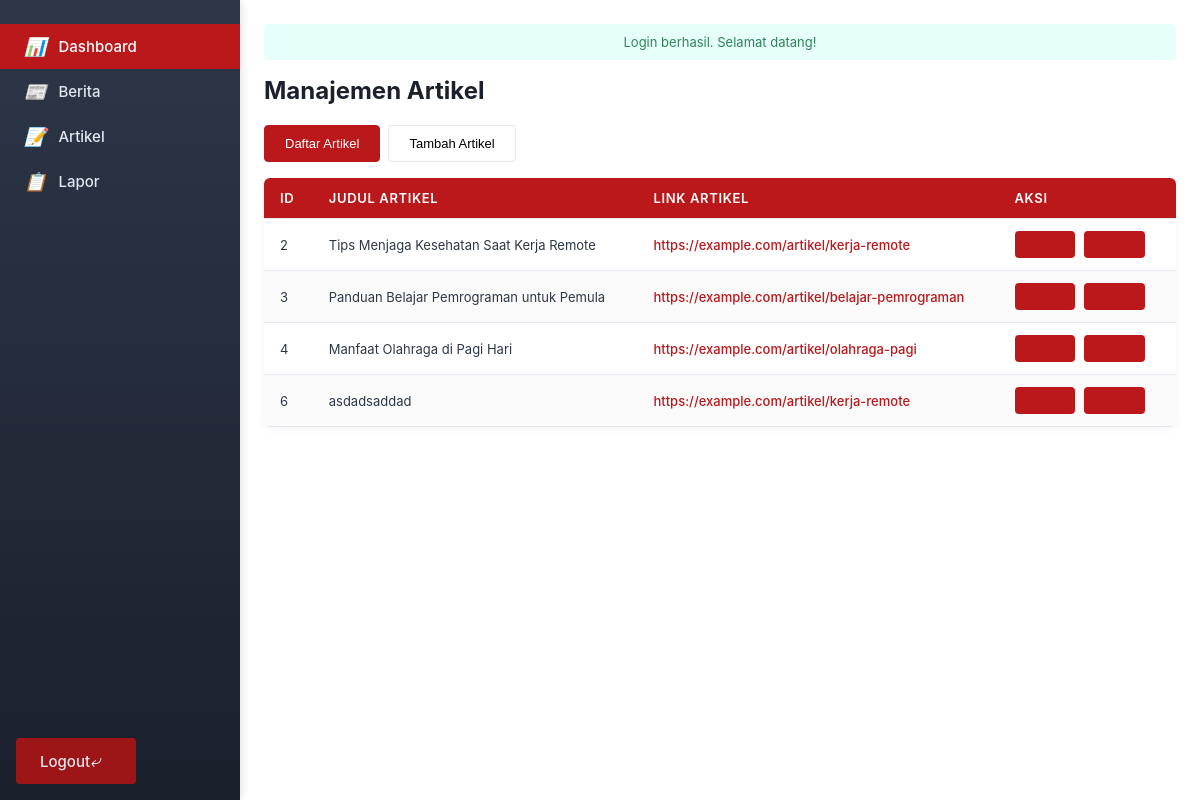
/projekfixhoax/index.php?action=admin/artikel (signed in), run on the app's committed database.
### tables this page shows
CREATE TABLE `artikel` (
  `id` int(11) NOT NULL,
  `judul_artikel` varchar(255) NOT NULL,
  `link_artikel` varchar(500) NOT NULL
);

### projekfixhoax/controllers/AdminArticleController.php (called while the page is built, shortened)
<?php
require_once 'models/Article.php';
class AdminArticleController
{
    private $articleModel;
    public function __construct()
    {
        $this->articleModel = new Article();
    }
    public function index()
    {
        $article_data = $this->articleModel->getAllArticles();
        $article_data = $article_data ?: [];
        require_once 'views/admin/admin_artikel.php';
    }
}

### projekfixhoax/models/Article.php (called while the page is built, shortened)
<?php
require_once 'config/database.php';
?>
<?php
class Article
{
    private $db;
    public function __construct()
    {
        $database = new Database();
        $this->db = $database->getConnection();
    }
    public function getAllArticles()
    {
        $stmt = $this->db->prepare("SELECT id, judul_artikel, link_artikel FROM artikel");
        $stmt->execute();
        return $stmt->get_result()->fetch_all(MYSQLI_ASSOC);
        $stmt = $this->db->prepare("SELECT id, judul_artikel, link_artikel FROM artikel");
        $result = $stmt->get_result();
        $data = $result->fetch_all(MYSQLI_ASSOC);
        return $data;
    }
}

### projekfixhoax/config/database.php (called while the page is built, shortened)
<?php
class Database {
    private $host = "localhost";
    private $user = "root";
    private $pass = "";
    private $dbname = "fixhoax";
    public function getConnection() {
        $this->conn = null;
        try {
            $this->conn = mysqli_connect($this->host, $this->user, $this->pass, $this->dbname);
        } catch (Exception $e) {
            echo $e->getMessage();
            exit();
        }
        return $this->conn;
    }
}
?>

### projekfixhoax/views/admin/admin_artikel.php (the view, shortened to what this page needs)
<?php
$article_data = isset($article_data) ? $article_data : [];
$edit_id = isset($_GET['edit']) ? (int)$_GET['edit'] : null;
?>
<!DOCTYPE html>
<html lang="en">
<head>
    <link rel="stylesheet" href="../../../projekfixhoax/public/css/admin_base.css">
    <link rel="stylesheet" href="../../../projekfixhoax/public/css/admin_artikel.css">
</head>
<body>
    <div class="main-content">
        <?php if (isset($_SESSION['success'])): ?>
            <div class="alert success"><?php echo htmlspecialchars($_SESSION['success'], ENT_QUOTES, 'UTF-8');
                                        unset($_SESSION['success']); ?></div>
        <?php endif; ?>
        <div class="header">
            <h2>Manajemen Artikel</h2>
        </div>
        <div class="tabs">
            <button class="tab-button" data-tab="articles">Daftar Artikel</button>
            <button class="tab-button" data-tab="add">Tambah Artikel</button>
        </div>
        <div class="articles-section" style="display: <?php echo isset($_GET['tab']) && $_GET['tab'] === 'add' ? 'none' : 'block'; ?>;">
            <table class="article-table dashboard-table">
                <thead>
                    <tr>
                        <th>ID</th>
                        <th>Judul Artikel</th>
                        <th>Link Artikel</th>
                        <th>Aksi</th>
                    </tr>
                </thead>
                <tbody>
                    <?php if (!empty($article_data) && is_array($article_data)): ?>
                        <?php foreach ($article_data as $article): ?>
                            <tr class="clickable" data-id="<?php echo htmlspecialchars($article['id'], ENT_QUOTES, 'UTF-8'); ?>">
                                <td><?php echo htmlspecialchars($article['id'], ENT_QUOTES, 'UTF-8'); ?></td>
                                <?php if ($edit_id == $article['id']): ?>
                                    <td colspan="2">
                                        <form method="post" class="edit-form">
                                            <input type="hidden" name="id" value="<?php echo htmlspecialchars($article['id'], ENT_QUOTES, 'UTF-8'); ?>">
                                            <input type="text" name="judul_artikel" value="<?php echo htmlspecialchars($article['judul_artikel'], ENT_QUOTES, 'UTF-8'); ?>" required>
                                            <input type="text" name="link_artikel" value="<?php echo htmlspecialchars($article['link_artikel'], ENT_QUOTES, 'UTF-8'); ?>" required>
                                            <div class="edit-actions">
                                                <button type="submit" name="update" class="action-btn">Simpan</button>
                                                <a href="?action=admin/artikel" class="action-btn">Batal</a>
                                            </div>
                                        </form>
                                    </td>
                                <?php else: ?>
                                    <td><?php echo htmlspecialchars($article['judul_artikel'], ENT_QUOTES, 'UTF-8'); ?></td>
                                    <td><a href="<?php echo htmlspecialchars($article['link_artikel'], ENT_QUOTES, 'UTF-8'); ?>" target="_blank" rel="noopener noreferrer"><?php echo htmlspecialchars($article['link_artikel'], ENT_QUOTES, 'UTF-8'); ?></a></td>
                                <?php endif; ?>
                                <td class="action-column">
                                    <?php if ($edit_id == $article['id']): ?>
                                    <?php else: ?>
                                        <a href="?action=admin/artikel&edit=<?php echo htmlspecialchars($article['id'], ENT_QUOTES, 'UTF-8'); ?>" class="action-btn">Edit</a>
                                        <?php if (isset($_GET['confirm_delete']) && (int)$_GET['confirm_delete'] == $article['id']): ?>
                                            <div class="confirmation">
                                                <p>Yakin ingin menghapus artikel ini?</p>
                                                <div style="display: flex; gap: 12px;">
                                                    <a href="?action=admin/artikel&delete=<?php echo htmlspecialchars($article['id'], ENT_QUOTES, 'UTF-8'); ?>" class="action-btn">Ya</a>
                                                    <a href="?action=admin/artikel" class="action-btn">Tidak</a>
                                                </div>
                                            </div>
                                        <?php else: ?>
                                            <a href="?action=admin/artikel&confirm_delete=<?php echo htmlspecialchars($article['id'], ENT_QUOTES, 'UTF-8'); ?>" class="action-btn">Hapus</a>
                                        <?php endif; ?>
                                    <?php endif; ?>
                                </td>
                            </tr>
                        <?php endforeach; ?>
                    <?php else: ?>
                        <tr>
                            <td colspan="4" class="no-data">Tidak ada artikel tersedia.</td>
                        </tr>
                    <?php endif; ?>
                </tbody>
            </table>
        </div>
    </div>

### projekfixhoax/public/css/admin_base.css (style rules this page uses)
* { margin: 0; padding: 0; box-sizing: border-box; }
body { font-family: 'Inter', -apple-system, BlinkMacSystemFont, 'Segoe UI', Arial, sans-serif; background-color: #f7fafc; display: flex; color: #2d3748; min-height: 100vh; overflow-x: hidden; }
.main-content { margin-left: 240px; padding: 24px; width: calc(100% - 240px); background-color: #ffffff; min-height: 100vh; position: relative; z-index: 500; }
.header { display: flex; justify-content: space-between; align-items: center; margin-bottom: 20px; }
.header h2 { font-size: 24px; font-weight: 700; color: #1a202c; }
.dashboard-table { width: 100%; border-collapse: separate; border-spacing: 0; background-color: #ffffff; box-shadow: 0 2px 8px rgba(0, 0, 0, 0.05); border-radius: 6px; overflow: hidden; position: relative; z-index: 600; }
.dashboard-table th, .dashboard-table td { padding: 12px 16px; text-align: left; border-bottom: 1px solid #e2e8f0; font-size: 13px; vertical-align: middle; }
.dashboard-table th { background-color: #BA181B; color: #ffffff; font-weight: 600; text-transform: uppercase; letter-spacing: 0.05em; }
.dashboard-table tr:nth-child(even) { background-color: #fafafa; }
.dashboard-table td a { color: #BA181B; text-decoration: none; font-weight: 500; }
.action-btn { background-color: #BA181B; color: #ffffff; border: none; padding: 6px 12px; border-radius: 4px; cursor: pointer; margin-right: 6px; text-decoration: none; display: inline-block; font-size: 12px; font-weight: 500; min-width: 60px; text-align: center; transition: background-color 0.2s ease, transform 0.1s ease; }
.alert { padding: 10px; margin-bottom: 16px; border-radius: 4px; font-size: 13px; text-align: center; }
.alert.success { background-color: #e6fffa; color: #2f855a; }
.tabs { display: flex; gap: 8px; margin-bottom: 16px; }
.tab-button { padding: 10px 20px; background-color: #ffffff; border: 1px solid #e2e8f0; border-radius: 4px; cursor: pointer; font-size: 13px; font-weight: 500; transition: background-color 0.2s ease; }
.tab-button.active { background-color: #BA181B; color: #ffffff; border-color: #BA181B; }

### projekfixhoax/public/css/admin_artikel.css (style rules this page uses)
.article-table { width: 100%; border-collapse: separate; border-spacing: 0; background-color: #ffffff; box-shadow: 0 2px 8px rgba(0, 0, 0, 0.05); border-radius: 6px; overflow: hidden; position: relative; z-index: 600; }
.article-table th, .article-table td { padding: 12px 16px; text-align: left; border-bottom: 1px solid #e2e8f0; font-size: 13px; vertical-align: middle; }
.article-table th { background-color: #BA181B; color: #ffffff; font-weight: 600; text-transform: uppercase; letter-spacing: 0.05em; }
.article-table tr:nth-child(even) { background-color: #fafafa; }
.article-table td a { color: #BA181B; text-decoration: none; font-weight: 500; }

### data on the page
artikel: id "2", judul_artikel "Tips Menjaga Kesehatan Saat Kerja Remote", link_artikel "https://example.com/artikel/kerja-remote"
artikel: id "3", judul_artikel "Panduan Belajar Pemrograman untuk Pemula", link_artikel "https://example.com/artikel/belajar-pemrograman"
artikel: id "4", judul_artikel "Manfaat Olahraga di Pagi Hari", link_artikel "https://example.com/artikel/olahraga-pagi"
artikel: id "6", judul_artikel "asdadsaddad", link_artikel "https://example.com/artikel/kerja-remote"

### other printed values
$_SESSION['success'] "Login berhasil. Selamat datang!"
